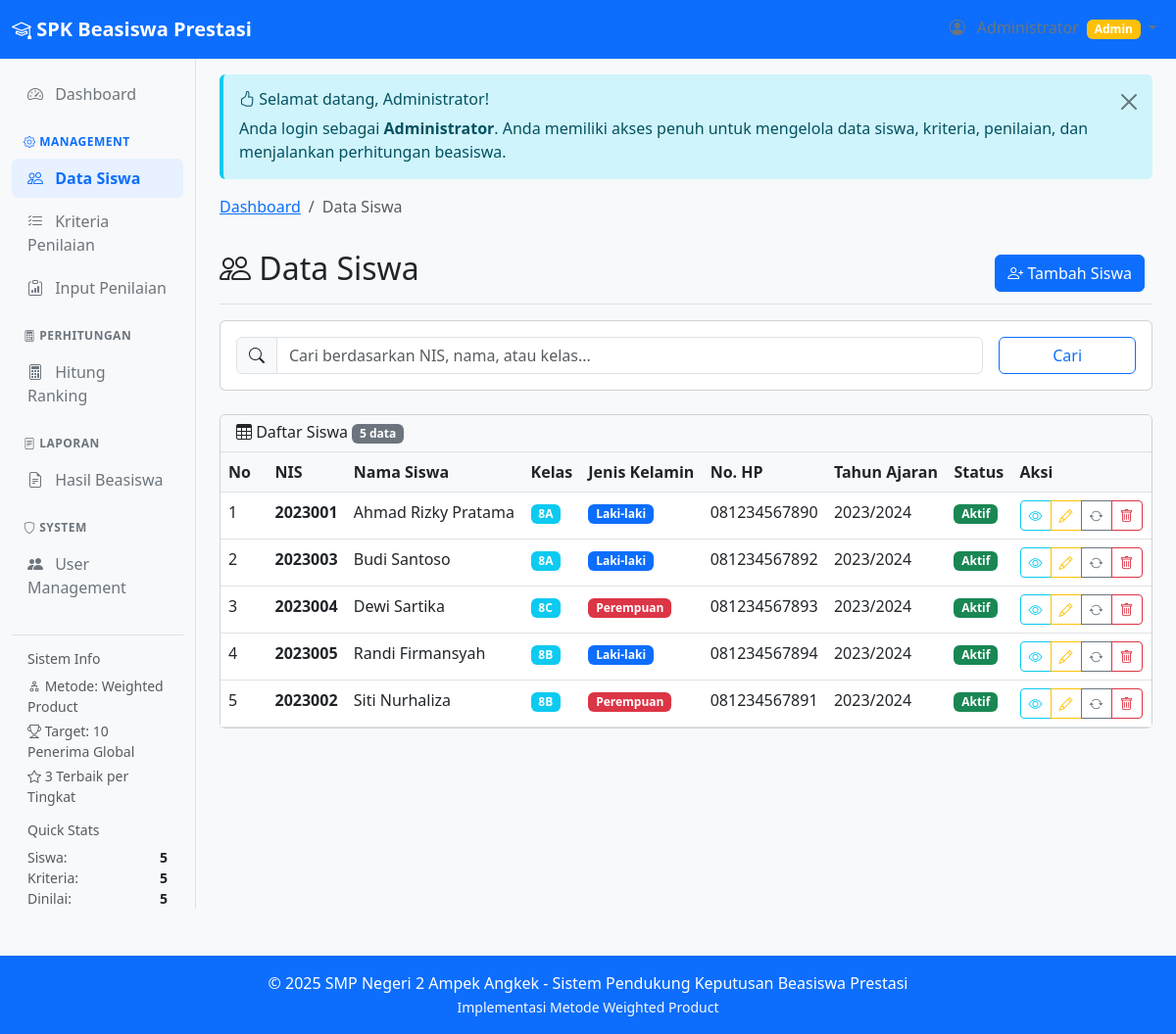
/modules/siswa/index.php (signed in), run on the app's committed database.
### tables this page shows
CREATE TABLE `siswa` (
  `id` int NOT NULL,
  `nis` varchar(20) NOT NULL,
  `nama` varchar(100) NOT NULL,
  `kelas` varchar(10) NOT NULL,
  `jenis_kelamin` enum('L','P') NOT NULL,
  `alamat` text,
  `no_hp` varchar(15) DEFAULT NULL,
  `tahun_ajaran` varchar(10) NOT NULL,
  `status` enum('aktif','nonaktif') DEFAULT 'aktif',
  `created_at` timestamp NULL DEFAULT CURRENT_TIMESTAMP,
  `updated_at` timestamp NULL DEFAULT CURRENT_TIMESTAMP ON UPDATE CURRENT_TIMESTAMP
);

### modules/siswa/index.php (the view, shortened to what this page needs)
<?php
require_once '../../includes/header.php';
$page = isset($_GET['page']) ? (int)$_GET['page'] : 1;
$limit = 10;
$offset = ($page - 1) * $limit;
$search = isset($_GET['search']) ? cleanInput($_GET['search']) : '';
$where_clause = '';
$params = [];
$stmt = $pdo->prepare("SELECT COUNT(*) FROM siswa $where_clause");
$stmt->execute($params);
$total_records = $stmt->fetchColumn();
$stmt = $pdo->prepare("
    SELECT * FROM siswa
    $where_clause
    ORDER BY nama ASC
    LIMIT $limit OFFSET $offset
");
$stmt->execute($params);
$siswa_list = $stmt->fetchAll();
$breadcrumb = generateBreadcrumb([
    ['text' => 'Dashboard', 'url' => '../dashboard/index.php'],
    ['text' => 'Data Siswa', 'url' => '#']
]);
echo $breadcrumb;
?>
<div class="d-flex justify-content-between flex-wrap flex-md-nowrap align-items-center pt-3 pb-2 mb-3 border-bottom">
    <h1 class="h2">
        <i class="bi bi-people"></i>
        Data Siswa
    </h1>
    <div class="btn-toolbar mb-2 mb-md-0">
        <div class="btn-group me-2">
            <a href="tambah.php" class="btn btn-primary">
                <i class="bi bi-person-plus"></i>
                Tambah Siswa
            </a>
        </div>
    </div>
</div>
<div class="card mb-4">
    <div class="card-body">
        <form method="GET" action="" class="row g-3">
            <div class="col-md-10">
                <div class="input-group">
                    <span class="input-group-text"><i class="bi bi-search"></i></span>
                    <input type="text" class="form-control" name="search"
                        placeholder="Cari berdasarkan NIS, nama, atau kelas..."
                        value="<?php echo htmlspecialchars($search); ?>">
                </div>
            </div>
            <div class="col-md-2">
                <button type="submit" class="btn btn-outline-primary w-100">Cari</button>
            </div>
        </form>
    </div>
</div>
<div class="card">
    <div class="card-header">
        <h6 class="mb-0">
            <i class="bi bi-table"></i>
            Daftar Siswa
            <span class="badge bg-secondary"><?php echo number_format($total_records); ?> data</span>
        </h6>
    </div>
    <div class="card-body p-0">
        <?php if (empty($siswa_list)): ?>
        <div class="text-center py-5">
            <i class="bi bi-inbox text-muted" style="font-size: 3rem;"></i>
            <h6 class="text-muted mt-2">Tidak ada data siswa</h6>
            <?php if (empty($search)): ?>
            <p class="text-muted">Silakan tambah data siswa terlebih dahulu.</p>
            <a href="tambah.php" class="btn btn-primary">
                <i class="bi bi-person-plus"></i> Tambah Siswa
            </a>
            <?php else: ?>
            <p class="text-muted">Tidak ditemukan data siswa dengan kata kunci
                "<?php echo htmlspecialchars($search); ?>"</p>
            <a href="index.php" class="btn btn-outline-secondary">Reset Pencarian</a>
            <?php endif; ?>
        </div>
        <?php else: ?>
        <div class="table-responsive">
            <table class="table table-hover mb-0">
                <thead>
                    <tr>
                        <th width="5%">No</th>
                        <th>NIS</th>
                        <th>Nama Siswa</th>
                        <th>Kelas</th>
                        <th>Jenis Kelamin</th>
                        <th>No. HP</th>
                        <th>Tahun Ajaran</th>
                        <th>Status</th>
                        <th width="15%">Aksi</th>
                    </tr>
                </thead>
                <tbody>
                    <?php
                    $no = $offset + 1;
                    foreach ($siswa_list as $siswa):
                    ?>
                    <tr>
                        <td><?php echo $no++; ?></td>
                        <td>
                            <span class="fw-semibold"><?php echo htmlspecialchars($siswa['nis']); ?></span>
                        </td>
                        <td><?php echo htmlspecialchars($siswa['nama']); ?></td>
                        <td>
                            <span class="badge bg-info"><?php echo htmlspecialchars($siswa['kelas']); ?></span>
                        </td>
                        <td>
                            <span
                                class="badge <?php echo $siswa['jenis_kelamin'] === 'L' ? 'bg-primary' : 'bg-danger'; ?>">
                                <?php echo $siswa['jenis_kelamin'] === 'L' ? 'Laki-laki' : 'Perempuan'; ?>
                            </span>
                        </td>
                        <td><?php echo htmlspecialchars($siswa['no_hp'] ?: '-'); ?></td>
                        <td><?php echo htmlspecialchars($siswa['tahun_ajaran']); ?></td>
                        <td>
                            <span
                                class="badge <?php echo $siswa['status'] === 'aktif' ? 'bg-success' : 'bg-warning'; ?>">
                                <?php echo ucfirst($siswa['status']); ?>
                            </span>
                        </td>
                        <td>
                            <div class="btn-group btn-group-sm" role="group">
                                <a href="detail.php?id=<?php echo $siswa['id']; ?>" class="btn btn-outline-info"
                                    title="Detail">
                                    <i class="bi bi-eye"></i>
                                </a>
                                <a href="edit.php?id=<?php echo $siswa['id']; ?>" class="btn btn-outline-warning"
                                    title="Edit">
                                    <i class="bi bi-pencil"></i>
                                </a>
                                <a href="?action=toggle_status&id=<?php echo $siswa['id']; ?>"
                                    class="btn btn-outline-secondary"
                                    title="<?php echo $siswa['status'] === 'aktif' ? 'Nonaktifkan' : 'Aktifkan'; ?>"
                                    onclick="return confirm('Yakin ingin mengubah status siswa ini?')">
                                    <i class="bi bi-arrow-repeat"></i>
                                </a>
                                <a href="?action=delete&id=<?php echo $siswa['id']; ?>" class="btn btn-outline-danger"
                                    title="Hapus"
                                    onclick="return confirmDelete('Yakin ingin menghapus data siswa ini? Semua data penilaian akan ikut terhapus!')">
                                    <i class="bi bi-trash"></i>
                                </a>
                            </div>
                        </td>
                    </tr>
                    <?php endforeach; ?>
                </tbody>
            </table>
        </div>
        <?php endif; ?>
    </div>
</div>
<?php require_once '../../includes/footer.php'; ?>

### includes/header.php (style rules this page uses)
.card-header { background-color: #f8f9fa; border-bottom: 1px solid #dee2e6; }
.table th { background-color: #f8f9fa; border-color: #dee2e6; font-weight: 600; }
.badge { font-size: 0.75em; }

### data on the page
siswa: nis "2023001", nama "Ahmad Rizky Pratama", kelas "8A", jenis_kelamin "Laki-laki", no_hp "081234567890", tahun_ajaran "2023/2024", status "Aktif"
siswa: nis "2023003", nama "Budi Santoso", kelas "8A", jenis_kelamin "Laki-laki", no_hp "081234567892", tahun_ajaran "2023/2024", status "Aktif"
siswa: nis "2023004", nama "Dewi Sartika", kelas "8C", jenis_kelamin "Perempuan", no_hp "081234567893", tahun_ajaran "2023/2024", status "Aktif"
siswa: nis "2023005", nama "Randi Firmansyah", kelas "8B", jenis_kelamin "Laki-laki", no_hp "081234567894", tahun_ajaran "2023/2024", status "Aktif"
siswa: nis "2023002", nama "Siti Nurhaliza", kelas "8B", jenis_kelamin "Perempuan", no_hp "081234567891", tahun_ajaran "2023/2024", status "Aktif"

### other printed values
$total_siswa "5"
$total_kriteria "5"
$siswa_dinilai "5"
$_SESSION['nama'] "Administrator"
$item['text'] "Dashboard"
$item['text'] "Data Siswa"
$total_records "5"
